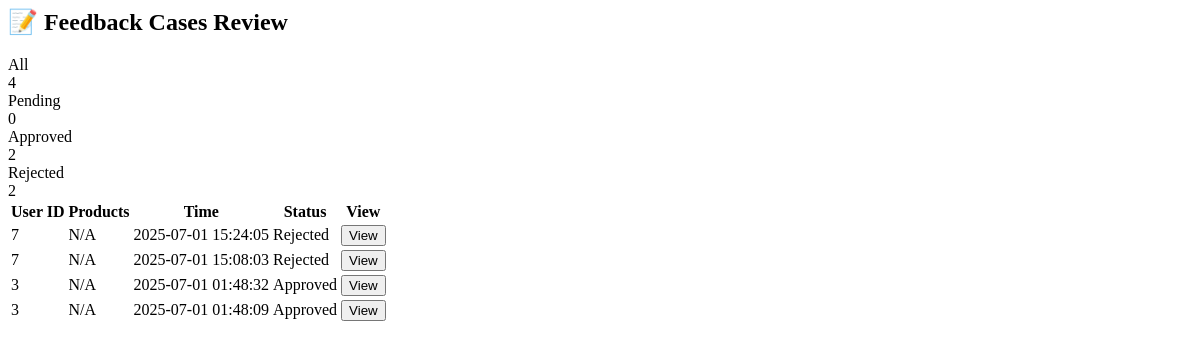
/admin/feedback_cases (signed in), run on an earlier commit of the app's database.
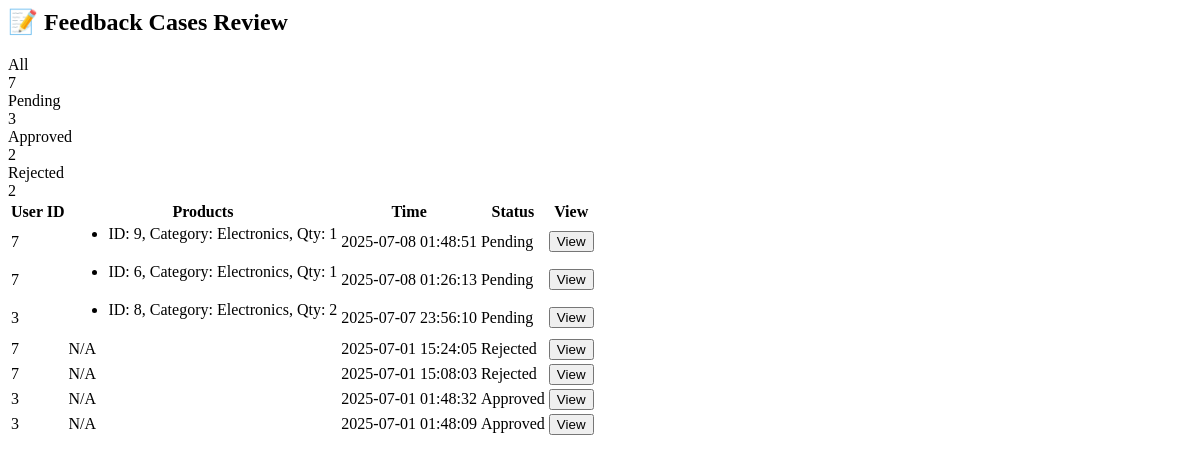
And on a later commit of the database.
### app/models.py (models this page shows)
class FeedbackCase(db.Model):
    id = db.Column(db.Integer, primary_key=True)
    order_id = db.Column(db.Integer, db.ForeignKey("order.id"))
    user_id = db.Column(db.Integer)
    payment_method = db.Column(db.String(50))
    device = db.Column(db.String(50))
    products = db.Column(db.JSON)  # <-- New: store all product info for this feedback
    total_value = db.Column(db.Float)
    num_trans_24h = db.Column(db.Integer)
    num_failed_24h = db.Column(db.Integer)
    no_of_cards_from_ip = db.Column(db.Integer)
    account_age_days = db.Column(db.Integer)
    timestamp = db.Column(db.DateTime)
    prediction = db.Column(db.String(50))
    probability = db.Column(db.Float)
    anomaly_score = db.Column(db.Float)
    admin_status = db.Column(db.String(20), default="Pending")

### app/routes.py (the view)
@main_bp.route("/admin/feedback_cases")
@login_required
def admin_feedback_cases():
    if not current_user.is_admin:
        flash("Access denied.")
        return redirect(url_for("main_bp.index"))
    cases = FeedbackCase.query.order_by(FeedbackCase.timestamp.desc()).all()
    return render_template("admin_feedback_cases.html", cases=cases)

### app/context_processors.py (called while the page is built)
def inject_current_year():
    return {'current_year': datetime.now().year}

### app/routes.py (called while the page is built)
@login_manager.user_loader
def load_user(user_id):
    return User.query.get(int(user_id))

@main_bp.before_app_request
def load_cart_count():
    if current_user.is_authenticated:
        cart_items = CartItem.query.filter_by(user_id=current_user.id).all()
        g.cart_count = sum(item.quantity for item in cart_items)
    else:
        g.cart_count = 0

### app/templates/admin_feedback_cases.html (shortened to what this page needs)
<div class="px-6 py-8" x-data="{ tab: 'all', open: null }">
  <h2 class="text-3xl font-bold text-gray-800 mb-8">
    📝 Feedback Cases Review
  </h2>
  {% set pending_cases = cases | selectattr('admin_status', 'equalto',
  'Pending') | list %} {% set approved_cases = cases |
  selectattr('admin_status', 'equalto', 'Approved') | list %} {% set
  rejected_cases = cases | selectattr('admin_status', 'equalto', 'Rejected') |
  list %} {% set all_cases = cases %}
  <div class="grid grid-cols-2 md:grid-cols-4 gap-4 mb-10">
    <div
      :class="tab === 'all' ? 'bg-gradient-to-r from-indigo-500 to-purple-500 text-white' : 'bg-gray-100 text-gray-800'"
      class="rounded-xl shadow p-4 cursor-pointer transition"
      @click="tab = 'all'"
    >
      <div class="text-lg font-medium">All</div>
      <div class="text-2xl font-bold mt-2">{{ all_cases|length }}</div>
    </div>
    <div
      :class="tab === 'pending' ? 'bg-gradient-to-r from-yellow-400 to-yellow-500 text-white' : 'bg-yellow-100 text-yellow-800'"
      class="rounded-xl shadow p-4 cursor-pointer transition"
      @click="tab = 'pending'"
    >
      <div class="text-lg font-medium">Pending</div>
      <div class="text-2xl font-bold mt-2">{{ pending_cases|length }}</div>
    </div>
    <div
      :class="tab === 'approved' ? 'bg-gradient-to-r from-green-400 to-green-500 text-white' : 'bg-green-100 text-green-800'"
      class="rounded-xl shadow p-4 cursor-pointer transition"
      @click="tab = 'approved'"
    >
      <div class="text-lg font-medium">Approved</div>
      <div class="text-2xl font-bold mt-2">{{ approved_cases|length }}</div>
    </div>
    <div
      :class="tab === 'rejected' ? 'bg-gradient-to-r from-red-400 to-red-500 text-white' : 'bg-red-100 text-red-800'"
      class="rounded-xl shadow p-4 cursor-pointer transition"
      @click="tab = 'rejected'"
    >
      <div class="text-lg font-medium">Rejected</div>
      <div class="text-2xl font-bold mt-2">{{ rejected_cases|length }}</div>
    </div>
  </div>
  {% set tabs = [('all', all_cases), ('pending', pending_cases), ('approved',
  approved_cases), ('rejected', rejected_cases)] %} {% for tab_name, case_list
  in tabs %}
  <div
    x-show="tab === '{{ tab_name }}'"
    x-cloak
    class="overflow-x-auto bg-white shadow-lg rounded-lg mb-12"
  >
    {% if case_list|length == 0 %}
    <div class="p-6 text-center text-gray-500 text-sm">No cases available.</div>
    {% else %}
    <table class="min-w-full text-sm divide-y divide-gray-200">
      <thead class="bg-gray-50">
        <tr>
          <th class="px-6 py-3 text-left font-semibold text-gray-600">
            User ID
          </th>
          <th class="px-6 py-3 text-left font-semibold text-gray-600">
            Products
          </th>
          <th class="px-6 py-3 text-left font-semibold text-gray-600">Time</th>
          <th class="px-6 py-3 text-left font-semibold text-gray-600">
            Status
          </th>
          <th class="px-6 py-3 text-left font-semibold text-gray-600">View</th>
        </tr>
      </thead>
      <tbody class="divide-y divide-gray-100">
        {% for case in case_list %}
        <tr>
          <td class="px-6 py-4">{{ case.user_id }}</td>
          <td class="px-6 py-4">
            {% if case.products %}
            <ul class="list-disc list-inside space-y-1">
              {% for prod in case.products %}
              <li>
                ID: {{ prod.product_id }}, Category: {{ prod.category }}, Qty:
                {{ prod.quantity }}
              </li>
              {% endfor %}
            </ul>
            {% else %} N/A {% endif %}
          </td>
          <td class="px-6 py-4">
            {{ case.timestamp.strftime('%Y-%m-%d %H:%M:%S') }}
          </td>
          <td class="px-6 py-4">
            <span
              class="text-xs font-semibold px-2 py-1 rounded {% if case.admin_status == 'Pending' %} bg-yellow-200 text-yellow-900 {% elif case.admin_status == 'Approved' %} bg-green-200 text-green-900 {% elif case.admin_status == 'Rejected' %} bg-red-200 text-red-900 {% endif %}"
            >
              {{ case.admin_status }}
            </span>
          </td>
          <td class="px-6 py-4">
            <button
              class="bg-blue-500 text-white px-3 py-1 rounded hover:bg-blue-600 transition text-xs"
              @click="open = (open === {{ case.id }}) ? null : {{ case.id }}"
            >
              View
            </button>
          </td>
        </tr>
        {% endfor %}
      </tbody>
    </table>
    {% endif %}
  </div>
  {% endfor %}
</div>

What changed in the data, as far as the page shows it:
added FeedbackCase: user_id "7", product_id "9", category "Electronics", quantity "1", timestamp "2025-07-08 01:48:51", admin_status "Pending"
added FeedbackCase: user_id "7", product_id "6", category "Electronics", quantity "1", timestamp "2025-07-08 01:26:13", admin_status "Pending"
added FeedbackCase: user_id "3", product_id "8", category "Electronics", quantity "2", timestamp "2025-07-07 23:56:10", admin_status "Pending"
Also different on the page:
{{ all_cases|length }}: "4" → "7"
{{ pending_cases|length }}: "0" → "3"
